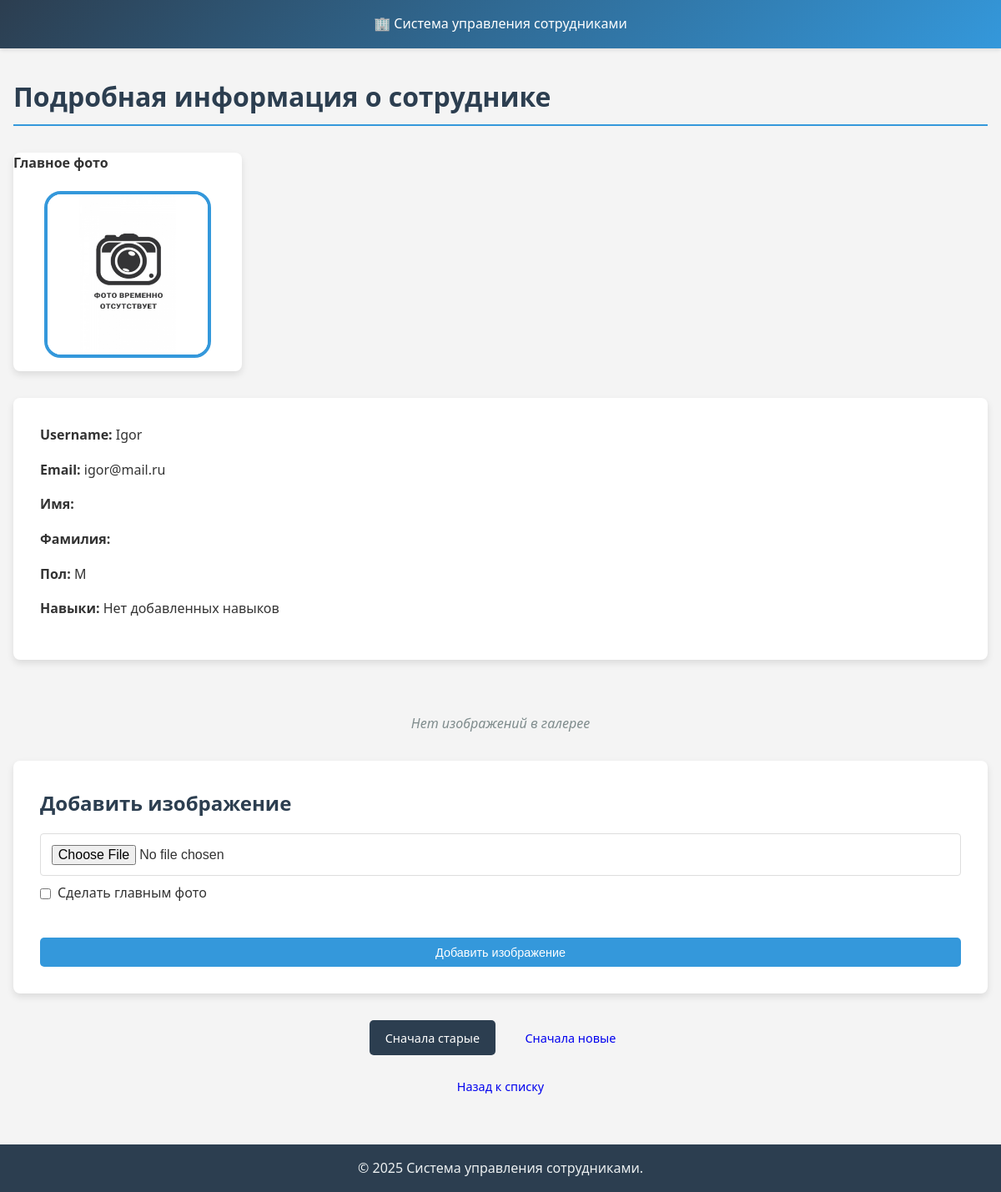
The app's page /employees/13/ (signed in), older data.
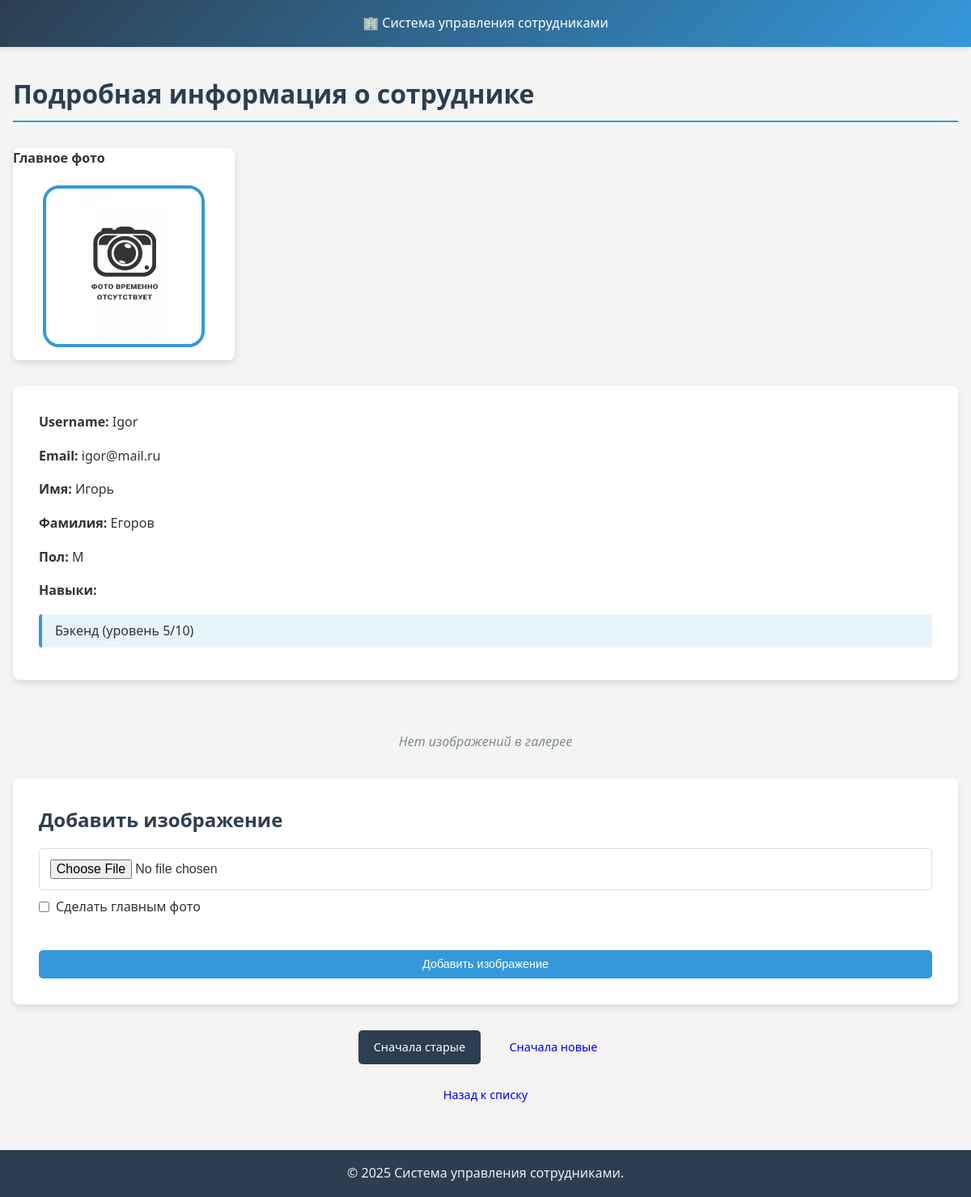
The same page, newer data.
### employees/models.py (models this page shows, shortened)
class Employee(AbstractUser):
    GENDER_CHOICES = [
        ("M", "Мужской"),
        ("F", "Женский"),
    ]
    email = models.EmailField(
        unique=True,
        verbose_name="Email",
        blank=False,
    )
    username = models.CharField(
        max_length=150,
        unique=True,
        verbose_name="Логин",
    )
    middle_name = models.CharField(max_length=100, blank=True, verbose_name="Отчество")
    gender = models.CharField(max_length=1, choices=GENDER_CHOICES, verbose_name="Пол")
    description = models.TextField(blank=True, verbose_name="Описание")
    """
    groups = models.ManyToManyField(
        Group,
        verbose_name="Группы",
        blank=True,
        related_name="employee_groups",  # чтобы избежать конфликтов
        related_query_name="employees",
    )
    """
    class Meta:
        ordering = ("-date_joined",)
        verbose_name = "Сотрудник"
        verbose_name_plural = "Сотрудники"

class EmployeeSkill(models.Model):
    SKILL_CHOICES = [
        ("frontend", "Фронтенд"),
        ("backend", "Бэкенд"),
        ("testing", "Тестирование"),
        ("management", "Управление проектами"),
        ("design", "Дизайн"),
        ("devops", "DevOps"),
    ]
    employee = models.ForeignKey(
        Employee,
        on_delete=models.CASCADE,
        related_name="skills",
        verbose_name="Сотрудник",
    )
    skill = models.CharField(
        max_length=100, choices=SKILL_CHOICES, verbose_name="Навык"
    )
    level = models.IntegerField(
        validators=[MinValueValidator(1), MaxValueValidator(10)],
        verbose_name="Уровень навыка",
    )
    class Meta:
        unique_together = ("employee", "skill")
        verbose_name = "Навык сотрудника"
        verbose_name_plural = "Навыки сотрудников"

### employees/views.py (the view)
# urls.py: path("<int:pk>/", EmployeeDetailViews.as_view(), name="detail"),
class EmployeeDetailViews(LoginRequiredMixin, DetailView):
    model = Employee
    template_name = "employees/employee_details.html"
    context_object_name = "emp"
    @staticmethod
    def get_sorted_images(employee, sort_order):
        if sort_order == "desc":
            return employee.images.all().order_by("-order")
        return employee.images.all().order_by("order")
    def get_context_data(self, **kwargs):
        context = super().get_context_data(**kwargs)
        emp = self.object
        main_photo = emp.images.filter(is_main=True).first()
        sort_order = self.request.GET.get("sort", "asc")
        images = self.get_sorted_images(emp, sort_order)
        context.update(
            {
                "images": images,
                "current_sort": sort_order,
                "main_photo": main_photo,
            }
        )
        return context

### templates/employees/employee_details.html (shortened to what this page needs)
{% extends 'base.html' %}
{% load static %}
{% block extra_css %}
    <link rel="stylesheet" href="{% static 'css/employee/employee_details.css' %}">
{% endblock %}
{% block content %}
    <h1>Подробная информация о сотруднике</h1>
    <div>
        <div class="gallery-container">
            {% if main_photo %}
            <div class="gallery-item">
                <p class="image-order">Главное фото</p>
                    <img src="{{ main_photo.image.url }}"
                         alt="Главное фото {{ emp.username }}"
                         class="avatar" />
            </div>
            {% else %}
            <div class="gallery-item">
                <p class="image-order">Главное фото</p>
                <img src="{% static 'img/noimage.jpg' %}"
                     alt="Фото отсутствует"
                     class="avatar" />
            </div>
            {% endif %}
        </div>
        <div class="employee-info">
            <p><strong>Username:</strong> {{ emp.username }}</p>
            <p><strong>Email:</strong> {{ emp.email }}</p>
            <p><strong>Имя:</strong> {{ emp.first_name }}</p>
            <p><strong>Фамилия:</strong> {{ emp.last_name }}</p>
            <p><strong>Пол:</strong> {{emp.gender}}</p>
            {% if emp.skills.all %}
                <p><strong>Навыки:</strong></p>
                    <ul class="skills-list">
                        {% for skill in emp.skills.all %}
                            <li>{{ skill.get_skill_display }} (уровень {{ skill.level }}/10)</li>
                        {% endfor %}
                    </ul>
            {% else %}
                <p><strong>Навыки:</strong> Нет добавленных навыков</p>
            {% endif %}
        </div>
        {% if images %}
            <h2>Галерея изображений</h2>
            <div class="gallery-container">
                {% for image in images %}
                    {% if not image.is_main %}
                        <div class="gallery-item">
                            <img src="{{ image.image.url }}"
                                 alt="Изображение сотрудника {{ emp.username }}" />
                            <div class="image-info">
                                <p class="image-order">Изображение номер: {{ image.order }}</p>
                                {% if image.is_main %}
                                    <span class="main-badge">★ Главное</span>
                                {% endif %}
                                    <small class="image-date">Добавлено:
                                        {{ image.created_at|date:"d.m.Y H:i" }}</small>
                            </div>
                            <div class="image-actions">
                                {% if not image.is_main %}
                                <form method="post" action="{% url 'employees:set_main_photo' emp.pk %}">
                                    {% csrf_token %}
                                    <input type="hidden" name="image_pk" value="{{ image.pk }}">
                                    <button type="submit" class="btn btn-sm btn-outline">
                                        Сделать главным
                                    </button>
                                </form>
                                {% endif %}
                                <form method="post" action="{% url 'employees:delete_image' emp.pk %}">
                                    {% csrf_token %}
                                    <input type="hidden" name="image_pk" value="{{ image.pk }}">
                                    <button type="submit" class="btn btn-sm btn-danger" onclick="return confirm('Удалить изображение?')">
                                        Удалить
                                    </button>
                                </form>
                            </div>
                        </div>
                    {% endif %}
                {% endfor %}
            </div>
        {% else %}
            <p class="no-images">Нет изображений в галерее</p>
        {% endif %}
        <div class="add-image-section">
            <h2>Добавить изображение</h2>
            <form method="post"
                  action="{% url 'employees:add_image' emp.pk %}"
                  enctype="multipart/form-data"
                  class="image-upload-form">
                <div class="form-group">
                    <input type="file" name="image" accept="image/*" required>
                    <label>
                        <input type="checkbox" name="is_main"> Сделать главным фото
                    </label>
                </div>
                <button type="submit" class="btn btn-primary">Добавить изображение</button>
            </form>
        </div>
        <div class="sort-buttons">
            <a href="?sort=asc" class="btn {% if current_sort == 'asc' %}active{% endif %}">
                Сначала старые
            </a>
            <a href="?sort=desc" class="btn {% if current_sort == 'desc' %}active{% endif %}">
                Сначала новые
            </a>
        </div>
    </div>
    <div class="sort-buttons">
        <a href="{% url 'employees:list' %}" class="btn back-btn">Назад к списку</a>
    </div>
{% endblock %}

### templates/base.html (shortened to what this page needs)
<!DOCTYPE html>
<html lang="ru">
    <head>
        {% load static %}
        <link rel="stylesheet" href="{% static 'css/base.css' %}">
        {% block extra_css %}{% endblock %}
    </head>
    <body>
        <header>
            <p>🏢 Система управления сотрудниками</p>
        </header>
        <main>
            {% block content %}{% endblock %}
        </main>
        <footer>
            <p>© 2025 Система управления сотрудниками.</p>
        </footer>
    </body>
</html>

### static_dev/css/base.css (style rules this page uses)
* { margin: 0; padding: 0; box-sizing: border-box; }
body { font-family: 'Segoe UI', Tahoma, Geneva, Verdana, sans-serif; line-height: 1.6; color: #333; background-color: #f4f4f4; min-height: 100vh; display: flex; flex-direction: column; }
header { background: linear-gradient(135deg, #2c3e50, #3498db); color: white; padding: 1rem 2rem; text-align: center; box-shadow: 0 2px 5px rgba(0, 0, 0, 0.1); }
main { flex: 1; width: 100%; max-width: 1200px; margin: 0 auto; padding: 2rem 1rem; }
footer { background: #2c3e50; color: #ecf0f1; text-align: center; padding: 1rem; margin-top: auto; }
.btn { display: inline-block; padding: 0.6rem 1.2rem; border: none; border-radius: 5px; text-decoration: none; font-size: 0.9rem; cursor: pointer; transition: all 0.3s ease; text-align: center; }
.btn-primary { background-color: #3498db; color: white; }
h1, h2, h3 { margin-bottom: 1rem; color: #2c3e50; }
h1 { border-bottom: 2px solid #3498db; padding-bottom: 0.5rem; margin-bottom: 2rem; }
.form-group { margin-bottom: 1rem; }
.form-group label { display: block; margin-bottom: 0.5rem; font-weight: bold; }
.form-group input[type="text"], .form-group input[type="email"], .form-group input[type="password"], .form-group input[type="file"], .form-group textarea, .form-group select { width: 100%; padding: 0.8rem; border: 1px solid #ddd; border-radius: 4px; font-size: 1rem; }
.no-data, .no-images { text-align: center; padding: 2rem; color: #7f8c8d; font-style: italic; }

### static_dev/css/employee/employee_details.css (style rules this page uses)
.gallery-container { display: grid; grid-template-columns: repeat(auto-fill, minmax(250px, 1fr)); gap: 1.5rem; margin-bottom: 2rem; }
.gallery-item { background: white; border-radius: 8px; overflow: hidden; box-shadow: 0 4px 8px rgba(0, 0, 0, 0.1); display: flex; flex-direction: column; }
.avatar { width: 200px; height: 200px; object-fit: cover; border-radius: 10%; border: 4px solid #3498db; display: block; margin: 1rem auto; }
.image-order { font-weight: bold; margin-bottom: 0.3rem; }
.employee-info { background: white; padding: 2rem; border-radius: 8px; box-shadow: 0 4px 8px rgba(0, 0, 0, 0.1); margin-bottom: 2rem; }
.employee-info p { margin-bottom: 1rem; }
.skills-list { list-style-type: none; padding-left: 0; }
.skills-list li { background-color: #e8f4fc; margin-bottom: 0.5rem; padding: 0.5rem 1rem; border-radius: 4px; border-left: 4px solid #3498db; }
.add-image-section { background: white; padding: 2rem; border-radius: 8px; box-shadow: 0 4px 8px rgba(0, 0, 0, 0.1); margin-bottom: 2rem; }
.image-upload-form { display: flex; flex-direction: column; gap: 1rem; }
.image-upload-form .form-group { display: flex; flex-direction: column; gap: 0.5rem; }
.image-upload-form label { font-weight: normal; display: flex; align-items: center; gap: 0.5rem; cursor: pointer; }
.sort-buttons { display: flex; gap: 1rem; margin-bottom: 1rem; justify-content: center; }
.sort-buttons .btn.active { background-color: #2c3e50; color: white; border-color: #2c3e50; }

Row changes from the older to the newer data that the page shows:
changed Employee "Igor": first_name (not shown) → "Игорь"; last_name (not shown) → "Егоров"
added EmployeeSkill: skill "Бэкенд", level "5"
Text that changed along with them:
text no longer shown: "Нет добавленных навыков"
